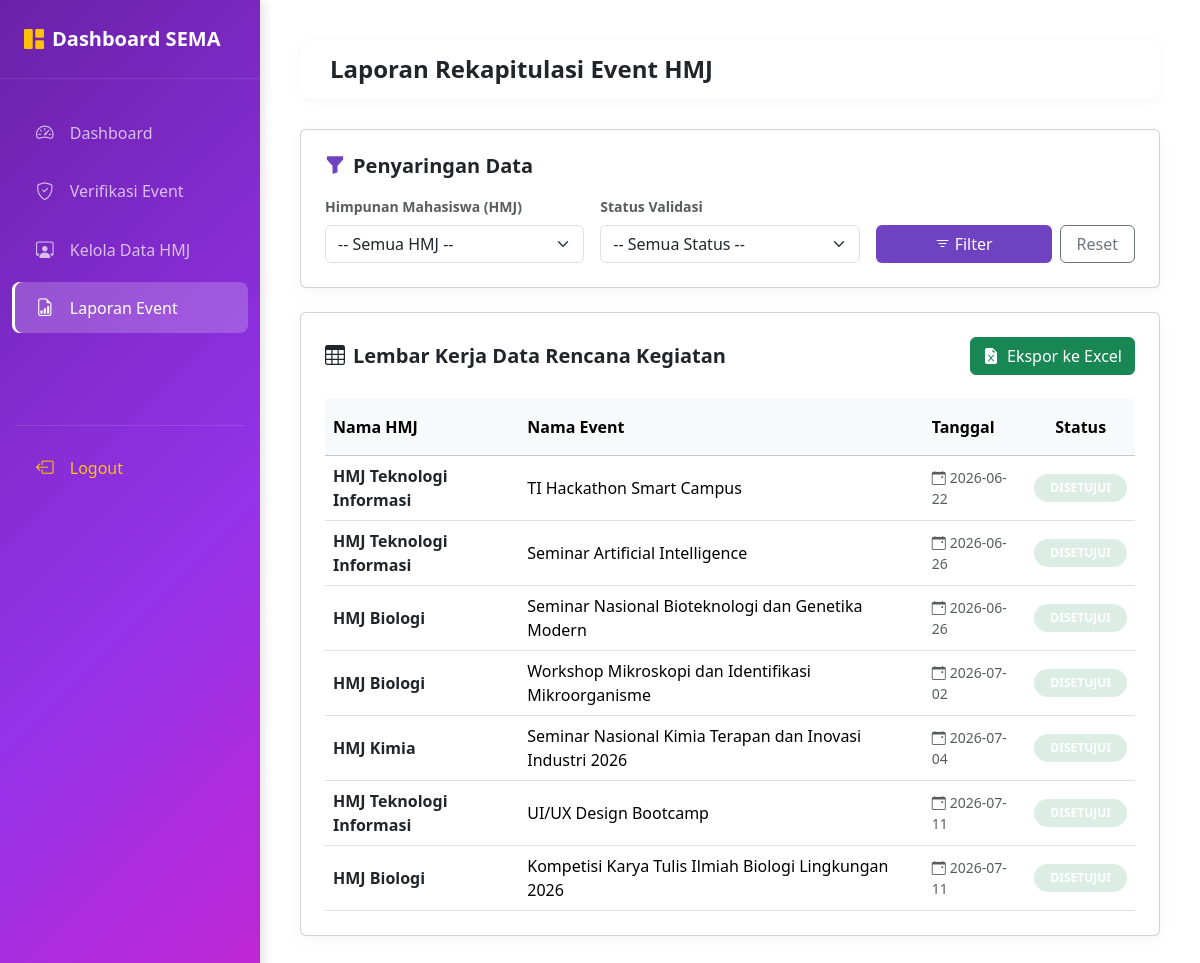
Page /sema/laporan.php on the committed database.
### tables this page shows
CREATE TABLE `event` (
  `id_event` int(11) NOT NULL,
  `id_hmj` int(11) NOT NULL,
  `id_prodi` int(11) DEFAULT NULL,
  `nama_event` varchar(200) NOT NULL,
  `kategori` enum('Lomba','Seminar','Open Recruitment','Workshop','Lainnya') DEFAULT 'Lainnya',
  `deskripsi` text DEFAULT NULL,
  `lokasi` varchar(200) DEFAULT NULL,
  `tanggal_event` date NOT NULL,
  `kuota` int(11) NOT NULL,
  `biaya` decimal(10,2) DEFAULT 0.00,
  `poster` varchar(255) DEFAULT NULL,
  `link_grup` varchar(255) DEFAULT NULL,
  `informasi_peserta` text DEFAULT NULL,
  `status` enum('Process','Disetujui','Ditolak') DEFAULT 'Process'
);

CREATE TABLE `users` (
  `id_user` int(11) NOT NULL,
  `nama` varchar(100) NOT NULL,
  `email` varchar(100) NOT NULL,
  `password` varchar(255) DEFAULT NULL,
  `foto` varchar(255) DEFAULT NULL,
  `role` enum('SEMA','HMJ','MAHASISWA') NOT NULL,
  `id_prodi` int(11) DEFAULT NULL
);

### sema/laporan.php (the view, shortened to what this page needs)
<?php
include "../config/koneksi.php";
$is_export = isset($_GET['export']) && $_GET['export'] == 'true';
$conditions = [];
$id_hmj = isset($_GET['id_hmj']) ? mysqli_real_escape_string($conn, $_GET['id_hmj']) : '';
$status = isset($_GET['status']) ? mysqli_real_escape_string($conn, $_GET['status']) : '';
$where = !empty($conditions) ? "WHERE " . implode(" AND ", $conditions) : "";
$query = mysqli_query($conn, "
    SELECT
        event.*,
        users.nama AS nama_hmj
    FROM event
    JOIN users ON event.id_hmj = users.id_user
    $where
    ORDER BY event.tanggal_event ASC
");
?>
<?php if (!$is_export): ?>
<!DOCTYPE html>
<html lang="id">
<head>
    <link href="https://cdn.jsdelivr.net/npm/bootstrap@5.3.3/dist/css/bootstrap.min.css" rel="stylesheet">
    <link rel="stylesheet" href="https://cdn.jsdelivr.net/npm/bootstrap-icons@1.11.3/font/bootstrap-icons.min.css">
</head>
<body>
<?php include "sidebar.php"; ?>
            <?php include "sidebar.php"; ?>
    <div class="main-content">
        <div class="top-navbar d-flex justify-content-between align-items-center">
            <div class="d-flex align-items-center">
                <h4 class="mb-0 fw-bold text-dark">Laporan Rekapitulasi Event HMJ</h4>
            </div>
        </div>
        <div class="card card-custom p-4 mb-4">
            <h5 class="fw-bold text-dark mb-3"><i class="bi bi-funnel-fill text-purple me-2" style="color: var(--theme-purple);"></i>Penyaringan Data</h5>
            <form method="GET" action="laporan.php" class="row g-3 align-items-end">
                <div class="col-12 col-md-4">
                    <label class="form-label small fw-bold text-muted">Himpunan Mahasiswa (HMJ)</label>
                    <select name="id_hmj" class="form-select">
                        <option value="">-- Semua HMJ --</option>
                    </select>
                </div>
                <div class="col-12 col-md-4">
                    <label class="form-label small fw-bold text-muted">Status Validasi</label>
                    <select name="status" class="form-select">
                        <option value="">-- Semua Status --</option>
                    </select>
                </div>
                <div class="col-12 col-md-4 d-flex gap-2">
                    <button type="submit" class="btn btn-primary px-4 flex-grow-1" style="background-color: var(--theme-purple); border:none;">
                        <i class="bi bi-filter"></i> Filter
                    </button>
                    <a href="laporan.php" class="btn btn-outline-secondary px-3">Reset</a>
                </div>
            </form>
        </div>
        <div class="card card-custom p-4">
            <div class="d-flex justify-content-between align-items-center mb-4 flex-wrap gap-2">
                <h5 class="fw-bold text-dark mb-0">
                    <i class="bi bi-table text-blue me-2"></i>Lembar Kerja Data Rencana Kegiatan
                </h5>
                <a href="laporan.php?export=true&id_hmj=<?= $id_hmj; ?>&status=<?= $status; ?>" class="btn btn-success d-inline-flex align-items-center gap-2">
                    <i class="bi bi-file-earmark-excel-fill"></i> Ekspor ke Excel
                </a>
            </div>
<?php endif; ?>
            <div class="table-responsive">
                <table <?= $is_export ? 'border="1" cellpadding="5"' : 'class="table table-hover align-middle mb-0"'; ?>>
                    <thead <?= !$is_export ? 'class="table-light"' : ''; ?>>
                        <tr>
                            <th <?= !$is_export ? 'class="py-3"' : ''; ?>>Nama HMJ</th>
                            <th <?= !$is_export ? 'class="py-3"' : ''; ?>>Nama Event</th>
                            <th <?= !$is_export ? 'class="py-3"' : ''; ?>>Tanggal</th>
                            <th <?= !$is_export ? 'class="py-3 text-center"' : ''; ?>>Status</th>
                        </tr>
                    </thead>
                    <tbody>
                        <?php while($data = mysqli_fetch_assoc($query)){
                            if (!$is_export) {
                                $status_class = 'badge-process';
                                if($data['status'] == 'Disetujui') { $status_class = 'badge-disetujui'; }
                                elseif($data['status'] == 'Ditolak') { $status_class = 'badge-ditolak'; }
                            }
                        ?>
                        <tr>
                            <td <?= !$is_export ? 'class="fw-semibold text-dark"' : ''; ?>><?= htmlspecialchars($data['nama_hmj']); ?></td>
                            <td><?= htmlspecialchars($data['nama_event']); ?></td>
                            <td>
                                <?php if (!$is_export): ?>
                                    <div class="text-muted small">
                                        <i class="bi bi-calendar-event me-1"></i><?= htmlspecialchars($data['tanggal_event']); ?>
                                    </div>
                                <?php else: ?>
                                    <?= htmlspecialchars($data['tanggal_event']); ?>
                                <?php endif; ?>
                            </td>
                            <td <?= !$is_export ? 'class="text-center"' : ''; ?>>
                                <?php if (!$is_export): ?>
                                    <span class="badge <?= $status_class; ?> px-3 py-2 rounded-pill text-uppercase" style="font-size: 0.75rem;">
                                        <?= htmlspecialchars($data['status']); ?>
                                    </span>
                                <?php else: ?>
                                    <?= htmlspecialchars($data['status']); ?>
                                <?php endif; ?>
                            </td>
                        </tr>
                        <?php } ?>
                    </tbody>
                </table>
            </div>
<?php if (!$is_export): ?>
        </div>
    </div>
</body>
</html>
<?php endif; ?>

### sema/sidebar.php (shortened to what this page needs)
<?php
$current_page = basename($_SERVER['PHP_SELF']);
?>
<head>
    <link href="https://cdn.jsdelivr.net/npm/bootstrap@5.3.3/dist/css/bootstrap.min.css" rel="stylesheet">
    <link rel="stylesheet" href="https://cdn.jsdelivr.net/npm/bootstrap-icons@1.11.3/font/bootstrap-icons.min.css">
</head>
<div class="sidebar">
    <div class="sidebar-brand d-flex align-items-center">
        <i class="bi bi-grid-1x2-fill me-2 text-warning"></i>
        <span>Dashboard SEMA</span>
    </div>
    <ul class="nav flex-column mt-4">
        <li class="nav-item">
            <a class="nav-link <?= ($current_page == 'dashboard.php') ? 'active' : ''; ?>" href="dashboard.php">
                <i class="bi bi-speedometer2"></i> Dashboard
            </a>
        </li>
        <li class="nav-item">
            <a class="nav-link <?= ($current_page == 'verifikasi.php') ? 'active' : ''; ?>" href="verifikasi.php">
                <i class="bi bi-shield-check"></i> Verifikasi Event
            </a>
        </li>
        <li class="nav-item">
            <a class="nav-link <?= ($current_page == 'kelola_hmj.php') ? 'active' : ''; ?>" href="kelola_hmj.php">
                <i class="bi bi-person-workspace"></i> Kelola Data HMJ
            </a>
        </li>
        <li class="nav-item">
            <a class="nav-link <?= ($current_page == 'laporan.php') ? 'active' : ''; ?>" href="laporan.php">
                <i class="bi bi-file-earmark-bar-graph"></i> Laporan Event
            </a>
        </li>
        <li class="nav-item mt-5 pt-4">
            <hr class="text-white-50 mx-3">
            <a class="nav-link text-warning" href="../logout.php" onclick="return confirm('Apakah Anda yakin ingin keluar?')">
                <i class="bi bi-box-arrow-left"></i> Logout
            </a>
        </li>
    </ul>
</div>

### sema/laporan.php (style rules this page uses)
:root { --theme-purple: #6f42c1; --theme-blue: #0d6efd; --theme-pink: #d63384; --sidebar-gradient: linear-gradient(180deg, #4c1d95 0%, #6f42c1 60%, #d63384 100%); }
body { background-color: #f8f9fa; font-family: 'Segoe UI', Tahoma, Geneva, Verdana, sans-serif; overflow-x: hidden; }
.sidebar { position: fixed; top: 0; bottom: 0; left: 0; z-index: 100; width: 260px; background: var(--sidebar-gradient); box-shadow: 4px 0 10px rgba(0,0,0,0.1); }
.sidebar-brand { padding: 24px; font-size: 1.25rem; font-weight: 700; color: #fff; border-bottom: 1px solid rgba(255,255,255,0.1); }
.sidebar .nav-link { color: rgba(255,255,255,0.7); padding: 12px 24px; font-weight: 500; margin: 4px 12px; border-radius: 8px; transition: all 0.2s; }
.sidebar .nav-link.active { color: #fff; background: rgba(255,255,255,0.2); box-shadow: inset 3px 0 0 #fff; }
.sidebar .nav-link i { margin-right: 12px; font-size: 1.1rem; }
.main-content { margin-left: 260px; padding: 40px; }
.top-navbar { background: #fff; padding: 15px 30px; border-radius: 12px; box-shadow: 0 2px 12px rgba(0,0,0,0.04); margin-bottom: 30px; }
.card-custom { border: none; border-radius: 12px; box-shadow: 0 4px 16px rgba(0,0,0,0.04); background: #fff; }
.badge-disetujui { background-color: rgba(25, 135, 84, 0.15); color: #198754; }
@media (min-width: 992px) { .sidebar { display: block !important; } }
@media (min-width: 992px) { .main-content { margin-left: 260px; padding: 40px; } }

### sema/sidebar.php (style rules this page uses)
.sidebar { position: fixed; top: 0; bottom: 0; left: 0; z-index: 100; width: 260px; background: linear-gradient(135deg, #6b21a8 0%, #9333ea 60%, #c026d3 100%); box-shadow: 4px 0 10px rgba(0,0,0,0.1); }
.sidebar-brand { padding: 24px; font-size: 1.25rem; font-weight: 700; color: #fff; border-bottom: 1px solid rgba(255,255,255,0.1); }
.sidebar .nav-link { color: rgba(255,255,255,0.7); padding: 12px 24px; font-weight: 500; margin: 4px 12px; border-radius: 8px; transition: all 0.2s; }
.sidebar .nav-link.active { color: #fff; background: rgba(255,255,255,0.2); box-shadow: inset 3px 0 0 #fff; }
.sidebar .nav-link i { margin-right: 12px; font-size: 1.1rem; }
.main-content { margin-left: 260px; padding: 40px; }
.top-navbar { background: #fff; padding: 15px 30px; border-radius: 12px; box-shadow: 0 2px 12px rgba(0,0,0,0.04); margin-bottom: 30px; }

### rows in the picture
event: id_hmj.nama "HMJ Teknologi Informasi", nama_event "TI Hackathon Smart Campus", tanggal_event "2026-06-22", status "DISETUJUI"
event: id_hmj.nama "HMJ Teknologi Informasi", nama_event "Seminar Artificial Intelligence", tanggal_event "2026-06-26", status "DISETUJUI"
event: id_hmj.nama "HMJ Biologi", nama_event "Seminar Nasional Bioteknologi dan Genetika Modern", tanggal_event "2026-06-26", status "DISETUJUI"
event: id_hmj.nama "HMJ Biologi", nama_event "Workshop Mikroskopi dan Identifikasi Mikroorganisme", tanggal_event "2026-07-02", status "DISETUJUI"
event: id_hmj.nama "HMJ Kimia", nama_event "Seminar Nasional Kimia Terapan dan Inovasi Industri 2026", tanggal_event "2026-07-04", status "DISETUJUI"
event: id_hmj.nama "HMJ Teknologi Informasi", nama_event "UI/UX Design Bootcamp", tanggal_event "2026-07-11", status "DISETUJUI"
event: id_hmj.nama "HMJ Biologi", nama_event "Kompetisi Karya Tulis Ilmiah Biologi Lingkungan 2026", tanggal_event "2026-07-11", status "DISETUJUI"
